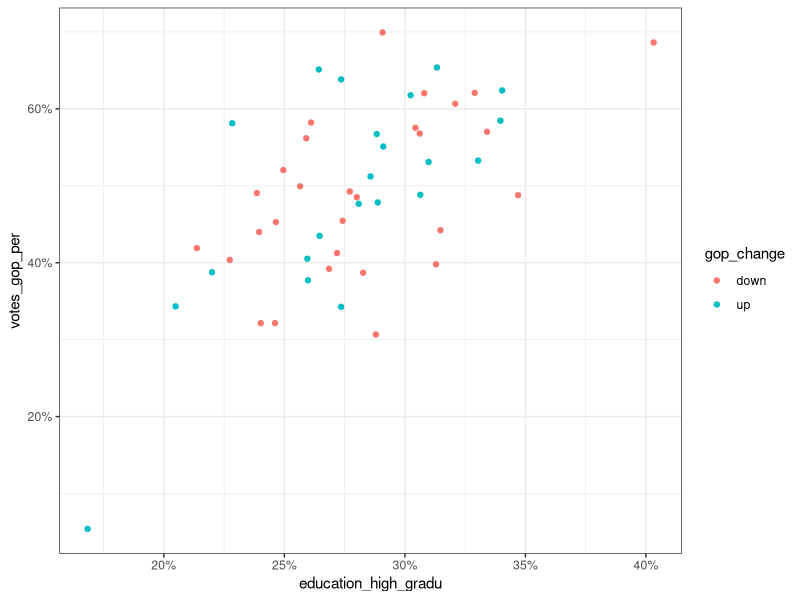
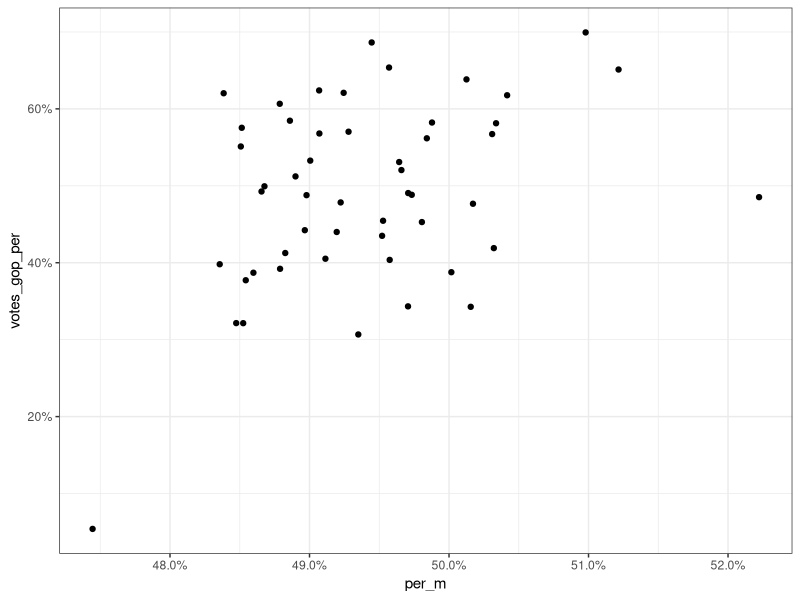
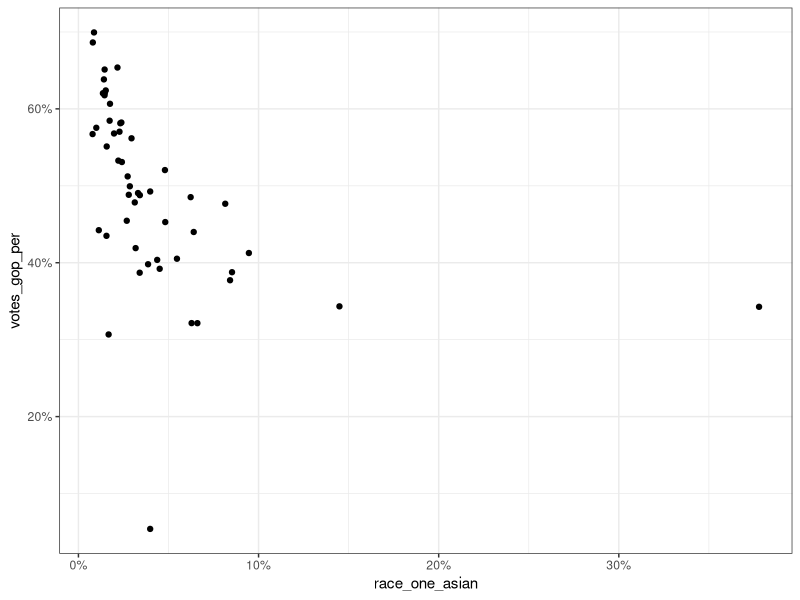

Source code (R) for these figures, in order:
## ---- chunk 1
knitr::opts_chunk$set(echo = TRUE, results = 'hold', comment = '#>', error = TRUE)
## ---- chunk 2
### 這邊不要動
library(tidyverse)

##### import data
df_demo <- read_csv("data/Lab08/DEMOGRAPHIC AND HOUSING ESTIMATES.csv")
df_demo %>% head(1)

df_social <- read_csv("data/Lab08/SOCIAL CHARACTERISTICS.csv")
df_social %>% head(1)

df_vote_agg_2020 <- read_csv("data/Lab08/df_vote_agg_2020.csv")
df_vote_agg_2020 %>% head(1)

## ---- chunk 3
### your code
df_gender <- df_demo %>% select(matches("E")) %>% select(-matches("PE")) %>% select(GEO_ID:DP05_0004E)
df_gender <- df_gender %>% `colnames<-`(df_gender %>% head(1) %>% unlist() %>% unname() %>% str_to_lower() %>% str_remove_all("estimate!!") %>%
                             str_replace_all(" ", "-") %>% str_replace_all("!!", "_")) %>%
  rename(pop = 3, pop_m = 4, pop_f= 5) %>% select(-6) %>%
  filter(`geographic-area-name` !="Puerto Rico") %>%
  slice(-1) %>% mutate(across(-matches("id|geographic"), ~as.numeric(.))) %>%
  mutate(per_m = pop_m/pop, per_f = pop_f/pop)
df_gender %>% head(1)
## ---- chunk 4
### your code
df_vote <- df_demo %>% select(matches("E")) %>% select(-matches("PE")) %>% select(-(DP05_0001E:DP05_0085E))
df_vote <- df_vote %>% `colnames<-`(df_vote %>% head(1) %>% unlist() %>% unname() %>% str_to_lower() %>% str_remove_all("estimate!!") %>%
                                      str_replace_all(" ", "-") %>% str_replace_all("!!", "_")) %>%
  rename(unit_housing = 3, vote_all = 4, vote_m = 5, vote_f = 6) %>%
  filter(`geographic-area-name` !="Puerto Rico") %>%
  slice(-1) %>% mutate(across(-matches("id|geographic"), ~as.numeric(.))) %>%
  mutate(per_vote_m = vote_m/vote_all, per_vote_f = vote_f/vote_all)
df_vote %>% head(1)
## ---- chunk 5
### your code
df_race <- df_demo %>% select(matches("E")) %>% select(-matches("PE")) %>% select(-(DP05_0001E:DP05_0032E)) %>% select(GEO_ID:DP05_0085E) %>% select(1:5, 7:8, 14, 22, 27)
df_race <- df_race %>% `colnames<-`(df_race %>% head(1) %>% unlist() %>% unname() %>% str_to_lower() %>% str_remove_all("estimate!!") %>%
                                    str_replace_all(" ", "-") %>% str_replace_all("!!", "_")) %>%
  rename(race_one = 4, race_two = 5, race_one_white = 6, race_one_black = 7, race_one_asian = 8,
         race_one_native_pasific = 9, race_one_other = 10) %>% select(-3) %>%
  filter(`geographic-area-name` !="Puerto Rico") %>%
  slice(-1) %>% mutate(across(-matches("id|geographic"), ~as.numeric(.))) %>%
  left_join(df_gender %>% select(1:3)) %>% mutate(across(is.numeric, ~(./pop))) %>%
  select(-pop)
df_race %>% head(1)
## ---- chunk 6
### your code
df_educational_attainment <- df_social %>% select(matches("E")) %>% select(-matches("PE")) %>% select(-(DP02_0001E:DP02_0058E)) %>% select(GEO_ID:DP02_0068E)
df_educational_attainment <- df_educational_attainment %>% `colnames<-`(df_educational_attainment %>% head(1) %>% unlist() %>% unname() %>% str_to_lower() %>% str_remove_all("estimate!!") %>%
                                      str_replace_all(" ", "-") %>% str_replace_all("!!", "_")) %>%
  rename(education = 3, education_js = 4, education_high = 5, education_high_gradu = 6, education_college = 7, 
         education_associate = 8, education_bachelor = 9, education_gradu_professional = 10) %>% select(-(11:12)) %>%
  filter(`geographic-area-name` !="Puerto Rico") %>%
  slice(-1) %>% mutate(across(-matches("id|geographic"), ~as.numeric(.))) %>%
  mutate(across(matches("education_"), ~(./education)))
df_educational_attainment %>% head(1)
## ---- chunk 7
### your code
df_state_metric <- 
  df_gender %>% 
  left_join(df_vote, by = c("id", "geographic-area-name")) %>%
  left_join(df_race, by = c("id", "geographic-area-name")) %>% 
  left_join(df_educational_attainment, by = c("id", "geographic-area-name")) %>% 
  rename(state=2)

df_presidential_2020 <- df_vote_agg_2020 %>% left_join(df_state_metric, by = "state") %>%
  mutate(gop_change = if_else(votes_gop_per > votes_gop_per_2016, "up", "down"),
         dem_change = if_else(votes_dem_per > votes_dem_per_2016, "up", "down"))

##### Viz
df_presidential_2020 %>%
  ggplot(aes(x = education_high_gradu, y = votes_gop_per, color = gop_change)) +
  geom_point() +
  theme_bw() +
  scale_x_continuous(labels = scales::percent) +
  scale_y_continuous(labels = scales::percent)

df_presidential_2020 %>%
  ggplot(aes(x = per_m, y = votes_gop_per)) +
  geom_point() +
  theme_bw() +
  scale_x_continuous(labels = scales::percent) +
  scale_y_continuous(labels = scales::percent)

df_presidential_2020 %>%
  ggplot(aes(x = race_one_asian, y = votes_gop_per)) +
  geom_point() +
  theme_bw() +
  scale_x_continuous(labels = scales::percent) +
  scale_y_continuous(labels = scales::percent)
